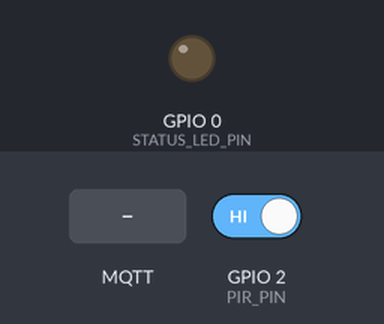
The sketch below on a simulated ESP8266 (NodeMCU). On the bench: output pins drawn as LEDs (lit = HIGH). Inputs (shaded band) come from the test bench; at power-on: GPIO 2 (PIR_PIN) HIGH. WiFi joins after 1.5 s; servers stay silent unless stated; no MQTT or app messages arrive unless stated; what the sketch prints to the serial monitor is not drawn.

Above: at 0.2 s.
At 2.8 s:
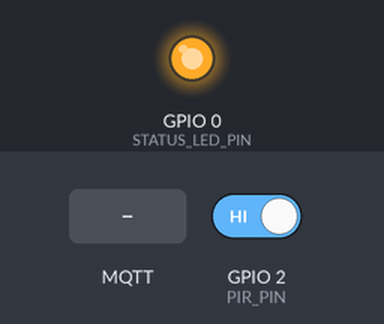
2.9 s: GPIO 2 (PIR_PIN) driven LOW
4.6 s: MQTT message "ENABLE" arrives on the first subscribed topic
6.1 s: MQTT message "DISABLE" arrives on the first subscribed topic
7.6 s: MQTT message "STATUS" arrives on the first subscribed topic
Timing chart, 0 to 10.1 s (numbered marks = the images above; inputs shaded):
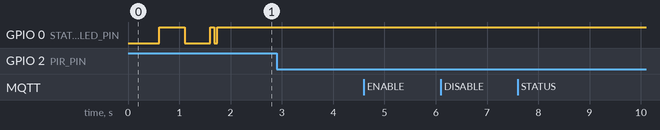

The sketch:

motion.ino
```cpp
/**
  HomeGuard Motion Detection Module for ESP-01S
  Compatible with Flask Dashboard MQTT System

  Hardware connections:
  - PIR Motion Sensor VCC -> 3.3V
  - PIR Motion Sensor GND -> GND
  - PIR Motion Sensor OUT -> GPIO2 (PIN 2)

  Features:
  - Motion detection with PIR sensor
  - Configurable sensitivity and detection time
  - MQTT status reporting with LWT
  - Remote monitoring capabilities
  - Device identification and heartbeat
  - ISO-8601 timestamp formatting
  - Robust reconnection with backoff

  MQTT Commands:
  - mosquitto_sub -h 192.168.1.102 -u homeguard -P pu2clr123456 -t
  "home/motion/MOTION_01/#" -v
  - mosquitto_pub -h 192.168.1.102 -t home/motion/MOTION_01/command -m "STATUS"
  -u homeguard -P pu2clr123456
  - mosquitto_pub -h 192.168.1.102 -t home/motion/MOTION_01/command -m "ENABLE"
  -u homeguard -P pu2clr123456
*/

// ======== Debug Configuration ========
#define DEBUG 1

// ======== User Parameters (Edit these for your device) ========
#define DEVICE_ID "MOTION_IR04"         // Unique device ID
#define DEVICE_NAME "area_servico"     // Device display name
#define DEVICE_LOCATION "Area de Servico" // Location name

#define LOCAL_IP_1 192
#define LOCAL_IP_2 168
#define LOCAL_IP_3 1
#define LOCAL_IP_4 134

#define GATEWAY_1 192
#define GATEWAY_2 168
#define GATEWAY_3 1
#define GATEWAY_4 1

#define SUBNET_1 255
#define SUBNET_2 255
#define SUBNET_3 255
#define SUBNET_4 0

#define MQTT_SERVER "192.168.1.102"
#define MQTT_PORT 1883
#define MQTT_USER "homeguard"    // <-- troque por placeholder ao commitar
#define MQTT_PASS "pu2clr123456" // <-- troque por placeholder ao commitar
#define WIFI_SSID "Homeguard"         // <-- troque por placeholder ao commitar
#define WIFI_PASS "pu2clr123456" // <-- troque por placeholder ao commitar

#include <ESP8266WiFi.h>
#include <PubSubClient.h>

// ======== Network Configuration ========
IPAddress local_IP(LOCAL_IP_1, LOCAL_IP_2, LOCAL_IP_3, LOCAL_IP_4);
IPAddress gateway(GATEWAY_1, GATEWAY_2, GATEWAY_3, GATEWAY_4);
IPAddress subnet(SUBNET_1, SUBNET_2, SUBNET_3, SUBNET_4);

// ======== MQTT Broker Configuration ========
const char *mqtt_server = MQTT_SERVER;
const int mqtt_port = MQTT_PORT;
const char *mqtt_user = MQTT_USER;
const char *mqtt_pass = MQTT_PASS;

// ======== Device Info ========
const char *DEVICE_ID_STR = DEVICE_ID;
const char *DEVICE_NAME_STR = DEVICE_NAME;
const char *DEVICE_LOCATION_STR = DEVICE_LOCATION;

// ======== Wi-Fi Network Configuration ========
const char *ssid = WIFI_SSID;
const char *password = WIFI_PASS;

// ======== Hardware Configuration ========
#define PIR_PIN 2        // GPIO2 for PIR sensor (digital input)
#define STATUS_LED_PIN 0 // GPIO0 for status LED (optional)

WiFiClient espClient;
PubSubClient client(espClient);

// ======== MQTT Topics ========
String TOPIC_STATUS = String("home/motion/") + DEVICE_ID_STR + "/status";
String TOPIC_EVENT = String("home/motion/") + DEVICE_ID_STR + "/event";
String TOPIC_HEARTBEAT = String("home/motion/") + DEVICE_ID_STR + "/heartbeat";
String TOPIC_COMMAND = String("home/motion/") + DEVICE_ID_STR + "/command";
String TOPIC_STATE = String("home/motion/") + DEVICE_ID_STR + "/state";

// ======== Motion Detection Variables ========
bool motionDetected = false;
bool lastMotionState = false;
bool motionEnabled = true;
unsigned long motionStartTime = 0;
unsigned long lastMotionTime = 0;
unsigned long lastHeartbeat = 0;
unsigned long lastPirRead = 0;
unsigned long bootTime = 0;

// ======== Configuration Variables ========
const unsigned long DEBOUNCE_DELAY = 200;   // 200ms debounce
const unsigned long MOTION_TIMEOUT = 30000; // 30 seconds timeout for inactivity
const unsigned long HEARTBEAT_INTERVAL = 60000; // 60 seconds heartbeat
const unsigned long RECONNECT_INTERVAL = 5000;  // 5 seconds reconnect attempt

// ======== Connection Variables ========
unsigned long lastWifiCheck = 0;
unsigned long lastMqttCheck = 0;
int wifiRetryCount = 0;
int mqttRetryCount = 0;

// ======== Device Status ========
struct DeviceStatus {
  bool online;
  bool motion_enabled;
  int rssi;
  unsigned long uptime;
  bool pir_status;
} device_status;

// ======== Debug Logging ========
#if DEBUG
#define DEBUG_PRINT(x) Serial.print(x)
#define DEBUG_PRINTLN(x) Serial.println(x)
#define DEBUG_PRINTF(format, ...) Serial.printf(format, __VA_ARGS__)
#else
#define DEBUG_PRINT(x)
#define DEBUG_PRINTLN(x)
#define DEBUG_PRINTF(format, ...)
#endif

// ======== Get ISO-8601 Timestamp ========
String getTimestamp() {
  // Simple timestamp - without NTP just use uptime
  unsigned long uptime = (millis() - bootTime) / 1000;
  return String(uptime);
}

// ======== Connect to WiFi ========
bool connectWifi() {
  if (WiFi.status() == WL_CONNECTED) {
    return true;
  }

  DEBUG_PRINTLN("Conectando ao WiFi...");

  // Try static IP first
  WiFi.config(local_IP, gateway, subnet);
  WiFi.begin(ssid, password);

  int attempts = 0;
  while (WiFi.status() != WL_CONNECTED && attempts < 20) {
    delay(500);
    DEBUG_PRINT(".");
    attempts++;

    // Blink LED during connection
    digitalWrite(STATUS_LED_PIN, !digitalRead(STATUS_LED_PIN));
  }

  if (WiFi.status() == WL_CONNECTED) {
    DEBUG_PRINTLN("");
    DEBUG_PRINTF("WiFi conectado! IP: %s\n", WiFi.localIP().toString().c_str());
    digitalWrite(STATUS_LED_PIN, HIGH);
    wifiRetryCount = 0;
    return true;
  } else {
    DEBUG_PRINTLN("");
    DEBUG_PRINTLN("Falha na conexão WiFi - tentando DHCP...");

    // Try DHCP as fallback
    WiFi.config(0U, 0U, 0U); // Clear static config
    WiFi.begin(ssid, password);

    attempts = 0;
    while (WiFi.status() != WL_CONNECTED && attempts < 20) {
      delay(500);
      DEBUG_PRINT(".");
      attempts++;
    }

    if (WiFi.status() == WL_CONNECTED) {
      DEBUG_PRINTLN("");
      DEBUG_PRINTF("WiFi conectado via DHCP! IP: %s\n",
                   WiFi.localIP().toString().c_str());
      digitalWrite(STATUS_LED_PIN, HIGH);
      wifiRetryCount = 0;
      return true;
    } else {
      DEBUG_PRINTLN("");
      DEBUG_PRINTLN("Falha total na conexão WiFi!");
      wifiRetryCount++;
      return false;
    }
  }
}

// ======== Connect to MQTT ========
bool connectMqtt() {
  if (!WiFi.isConnected()) {
    return false;
  }

  if (client.connected()) {
    return true;
  }

  DEBUG_PRINTLN("Conectando ao MQTT...");

  String clientId = "HomeGuard_" + String(DEVICE_ID_STR);
  String lwt_topic = TOPIC_STATUS;

  // Set LWT (Last Will Testament)
  if (client.connect(clientId.c_str(), mqtt_user, mqtt_pass, lwt_topic.c_str(),
                     1, true, "offline")) {

    DEBUG_PRINTLN("MQTT conectado!");

    // Subscribe to command topic
    client.subscribe(TOPIC_COMMAND.c_str());
    DEBUG_PRINTF("Subscrito em: %s\n", TOPIC_COMMAND.c_str());

    // Publish online status (retained)
    publishStatus("online");

    // Send initial device state
    publishState();

    // Update device status
    device_status.online = true;
    device_status.rssi = WiFi.RSSI();
    device_status.uptime = millis();

    mqttRetryCount = 0;
    return true;

  } else {
    DEBUG_PRINTF("Falha na conexão MQTT, rc=%d\n", client.state());
    mqttRetryCount++;
    return false;
  }
}

// ======== Publish Status ========
void publishStatus(const char *status) {
  if (client.connected()) {
    client.publish(TOPIC_STATUS.c_str(), status, true); // retained
    DEBUG_PRINTF("Status publicado: %s\n", status);
  }
}

// ======== Publish Motion Event ========
void publishEvent(bool motion) {
  if (!client.connected() || !motionEnabled) {
    return;
  }

  // Create JSON payload
  String payload = "{";
  payload += "\"motion\":" + String(motion ? 1 : 0) + ",";
  payload += "\"ts\":\"" + getTimestamp() + "\",";
  payload += "\"device_id\":\"" + String(DEVICE_ID_STR) + "\",";
  payload += "\"name\":\"" + String(DEVICE_NAME_STR) + "\",";
  payload += "\"location\":\"" + String(DEVICE_LOCATION_STR) + "\",";
  payload += "\"sensor_type\":\"REGULAR_IR_SENSOR\",";
  payload += "\"ip\":\"" + WiFi.localIP().toString() + "\"";
  payload += "}";

  client.publish(TOPIC_EVENT.c_str(), payload.c_str(), false); // not retained
  DEBUG_PRINTF("Evento publicado: %s\n", payload.c_str());
}

// ======== Publish Heartbeat ========
void publishHeartbeat() {
  if (!client.connected()) {
    return;
  }

  unsigned long uptime = (millis() - bootTime) / 1000;

  String payload = "{";
  payload += "\"device_id\":\"" + String(DEVICE_ID_STR) + "\",";
  payload += "\"uptime\":" + String(uptime) + ",";
  payload += "\"rssi\":" + String(WiFi.RSSI());
  payload += "}";

  client.publish(TOPIC_HEARTBEAT.c_str(), payload.c_str(),
                 false); // not retained
  DEBUG_PRINTF("Heartbeat: %s\n", payload.c_str());
}

// ======== Publish Device State ========
void publishState() {
  if (!client.connected()) {
    return;
  }

  String payload = "{";
  payload += "\"enabled\":" + String(motionEnabled ? "true" : "false");
  payload += "}";

  client.publish(TOPIC_STATE.c_str(), payload.c_str(), false);
  DEBUG_PRINTF("Estado publicado: %s\n", payload.c_str());
}

// ======== Handle MQTT Commands ========
void handleCommand(const String &command) {
  DEBUG_PRINTF("Comando recebido: %s\n", command.c_str());

  if (command.equalsIgnoreCase("ENABLE")) {
    motionEnabled = true;
    publishState();
    DEBUG_PRINTLN("Detecção de movimento HABILITADA");

  } else if (command.equalsIgnoreCase("DISABLE")) {
    motionEnabled = false;
    publishState();
    DEBUG_PRINTLN("Detecção de movimento DESABILITADA");

  } else if (command.equalsIgnoreCase("STATUS")) {
    publishStatus("online");
    publishState();
    publishHeartbeat();
    DEBUG_PRINTLN("Status enviado");

  } else {
    DEBUG_PRINTF("Comando não reconhecido: %s\n", command.c_str());
  }
}

// ======== MQTT Callback ========
void callback(char *topic, byte *payload, unsigned int length) {
  String command;
  for (unsigned int i = 0; i < length; i++) {
    command += (char)payload[i];
  }
  command.trim();

  DEBUG_PRINTF("MQTT recebido [%s]: %s\n", topic, command.c_str());

  if (strcmp(topic, TOPIC_COMMAND.c_str()) == 0) {
    handleCommand(command);
  }
}

// ======== Read PIR Sensor with Debounce ========
void readPirSensor() {
  unsigned long currentTime = millis();

  // Debounce check
  if (currentTime - lastPirRead < DEBOUNCE_DELAY) {
    return;
  }

  lastPirRead = currentTime;

  bool currentMotionReading = digitalRead(PIR_PIN);
  device_status.pir_status = currentMotionReading;

  // Motion detected (rising edge)
  if (currentMotionReading && !lastMotionState) {
    motionDetected = true;
    motionStartTime = currentTime;
    lastMotionTime = currentTime;

    publishEvent(true);

    // Blink LED to indicate motion detection
    digitalWrite(STATUS_LED_PIN, LOW);
    delay(50);
    digitalWrite(STATUS_LED_PIN, HIGH);

    DEBUG_PRINTF("Movimento DETECTADO em %s\n", DEVICE_LOCATION_STR);
  }

  // Check if motion timeout has expired
  if (motionDetected && (currentTime - motionStartTime > MOTION_TIMEOUT)) {
    motionDetected = false;

    publishEvent(false);
    DEBUG_PRINTF("Movimento FINALIZADO em %s (timeout)\n", DEVICE_LOCATION_STR);
  }

  // Motion cleared (falling edge)
  if (!currentMotionReading && lastMotionState && motionDetected) {
    motionDetected = false;

    publishEvent(false);
    DEBUG_PRINTF("Movimento FINALIZADO em %s (sensor)\n", DEVICE_LOCATION_STR);
  }

  lastMotionState = currentMotionReading;
}

// ======== Reconnection Management ========
void handleReconnections() {
  unsigned long currentTime = millis();

  // Check WiFi connection
  if (WiFi.status() != WL_CONNECTED) {
    device_status.online = false;

    if (currentTime - lastWifiCheck >= RECONNECT_INTERVAL) {
      lastWifiCheck = currentTime;
      DEBUG_PRINTLN("WiFi desconectado - tentando reconectar...");

      if (connectWifi()) {
        DEBUG_PRINTLN("WiFi reconectado!");
      }
    }
    return;
  }

  // Check MQTT connection
  if (!client.connected()) {
    device_status.online = false;

    if (currentTime - lastMqttCheck >= RECONNECT_INTERVAL) {
      lastMqttCheck = currentTime;
      DEBUG_PRINTLN("MQTT desconectado - tentando reconectar...");

      if (connectMqtt()) {
        DEBUG_PRINTLN("MQTT reconectado!");
      }
    }
  }
}

// ======== Setup Function ========
void setup() {
  bootTime = millis();

#if DEBUG
  Serial.begin(115200);
  delay(100);
  DEBUG_PRINTLN("\n=== HomeGuard Motion Detector ===");
  DEBUG_PRINTF("Device ID: %s\n", DEVICE_ID_STR);
  DEBUG_PRINTF("Device Name: %s\n", DEVICE_NAME_STR);
  DEBUG_PRINTF("Location: %s\n", DEVICE_LOCATION_STR);
#endif

  // Initialize hardware pins
  pinMode(PIR_PIN, INPUT_PULLUP);
  pinMode(STATUS_LED_PIN, OUTPUT);
  digitalWrite(STATUS_LED_PIN, LOW);

  // Initialize device status
  device_status.online = false;
  device_status.motion_enabled = true;
  device_status.pir_status = false;
  device_status.rssi = 0;
  device_status.uptime = 0;

  // Initialize motion state
  motionDetected = false;
  lastMotionState = false;
  motionEnabled = true;

  // Connect to WiFi
  if (connectWifi()) {
    DEBUG_PRINTLN("Inicialização WiFi bem-sucedida");

    // Setup MQTT
    client.setServer(mqtt_server, mqtt_port);
    client.setCallback(callback);

    // Connect to MQTT
    if (connectMqtt()) {
      DEBUG_PRINTLN("Inicialização MQTT bem-sucedida");
    }
  }

  DEBUG_PRINTLN("=== Setup completo ===");
  digitalWrite(STATUS_LED_PIN, HIGH);
}

// ======== Main Loop ========
void loop() {
  unsigned long currentTime = millis();

  // Handle reconnections
  handleReconnections();

  // Process MQTT messages
  client.loop();

  // Read PIR sensor
  if (motionEnabled) {
    readPirSensor();
  }

  // Send periodic heartbeat
  if (currentTime - lastHeartbeat >= HEARTBEAT_INTERVAL) {
    if (client.connected()) {
      publishHeartbeat();
      device_status.rssi = WiFi.RSSI();
      device_status.uptime = currentTime;
    }
    lastHeartbeat = currentTime;
  }

  // Small delay to prevent watchdog issues
  delay(50);
}

// ======== End of HomeGuard Motion Detector ========
```

Measured:
- after the input at 2.9 s, every drawn part: stays the same
- after the input at 4.6 s, every drawn part: stays the same
- after the input at 6.1 s, every drawn part: stays the same
- after the input at 7.6 s, every drawn part: stays the same
